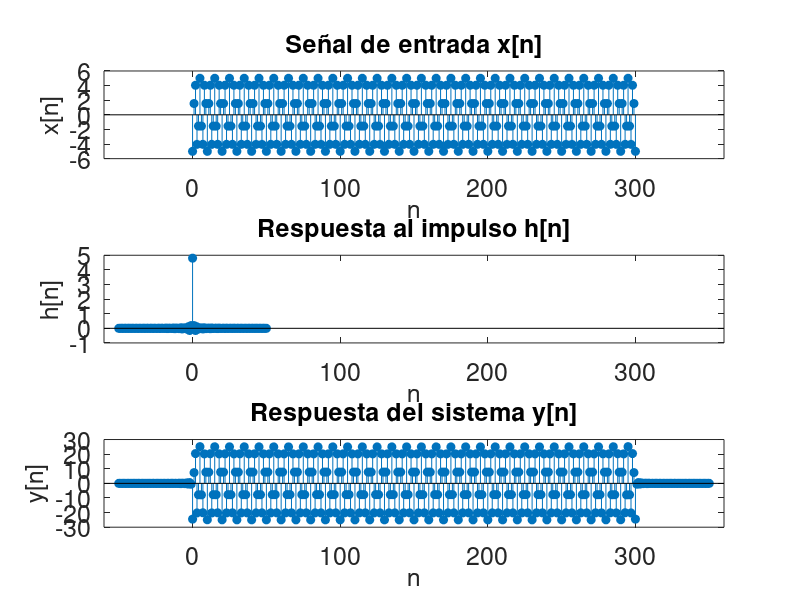

Write MATLAB code to recreate this figure.
clc
clear
close all

% dt: Intervalo de tiempo entre muestras.
% Se define el intervalo de tiempo (dt) entre cada muestra de la señal.
dt = 0.003;

% Nx: Número total de muestras de la señal x(t) para formar la señal x[n]
% Se define el número total de muestras (Nx) para la señal.
Nx = 301;

% t: Se crea un vector t que contiene los puntos en el tiempo continuo, desde 0 hasta (Nx-1)*dt, con un total de Nx puntos.
t = 0:dt:(Nx-1)*dt; % Ajuste para asegurar que t tiene exactamente Nx puntos

% Señal analógica original en tiempo continuo.
% Se genera la señal analógica x_analog como una combinación de una cosenoidal de 50 Hz y una senoidal de 500 Hz.
x_analog = -5*cos(2*pi*100*t) + 3*sin(2*pi*1500*t);

% Vector de tiempo discreto para la señal de entrada. Define los puntos en el tiempo discreto para la señal de entrada x[n]
% Se crea un vector n que contiene los índices de tiempo discreto, desde 0 hasta Nx-1.
n = 0:Nx-1;

% Señal de entrada en tiempo discreto. x[n]
% Se genera la señal x en tiempo discreto usando los mismos componentes que la señal analógica, pero evaluada en los puntos de tiempo discreto n*dt.
x = -5*cos(2*pi*100*n*dt) + 3*sin(2*pi*1500*n*dt);

% Frecuencia de corte para el filtro. (Entre 100Hz y 1500Hz)
% Se define la frecuencia de corte Fc del filtro en 200 Hz.
Fc = 800;

% Longitud de la respuesta al impulso h[n]
Nh = 101; % Debería ser impar y suficientemente grande

% Vector de tiempo discreto para la respuesta al impulso h[n].
% Se crea un vector nh que contiene los índices de tiempo discreto para la respuesta al impulso, centrado en cero.
nh = -(Nh-1)/2:(Nh-1)/2;

% Respuesta al impulso del sistema.
h = 2 * Fc * dt * sinc(2 * Fc * dt * nh);

% Salida del sistema LTI
% utilizando la función sinc ajustada a la frecuencia de corte Fc.
y = conv(x, h);

% Vector de tiempo discreto para la salida y[n]
ny = (n(1) + nh(1)):(n(end) + nh(end));

% Ajustar tamaño de las fuentes
fontSize = 18;

% GRÁFICOS

figure();
% Primer gráfico: señal de entrada x[n]
subplot(3, 1, 1);
stem(n, x, 'filled');
title('Señal de entrada x[n]', 'FontSize', fontSize);
xlabel('n', 'FontSize', fontSize);
ylabel('x[n]', 'FontSize', fontSize);
xlim([min(ny)-10, max(ny)+10]);

% Segundo gráfico: respuesta al impulso h[n]
subplot(3, 1, 2);
stem(nh, h, 'filled');
title('Respuesta al impulso h[n]', 'FontSize', fontSize);
xlabel('n', 'FontSize', fontSize);
ylabel('h[n]', 'FontSize', fontSize);
xlim([min(ny)-10, max(ny)+10]);

% Tercer gráfico: respuesta del sistema y[n]
subplot(3, 1, 3);
stem(ny, y(1:length(ny)), 'filled');
title('Respuesta del sistema y[n]', 'FontSize', fontSize);
xlabel('n', 'FontSize', fontSize);
ylabel('y[n]', 'FontSize', fontSize);
xlim([min(ny)-10, max(ny)+10]);

% Cambiar el tamaño de las fuentes para todo el gráfico
set(findall(gcf, '-property', 'FontSize'), 'FontSize', fontSize);

